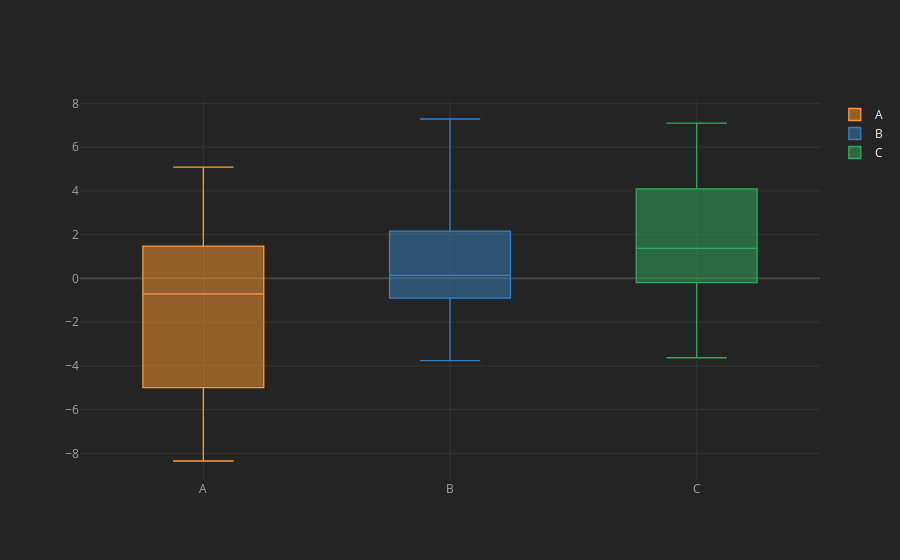

The notebook cell this image was saved under:
### Markdown cell above
# Box Plot

### Code cell
df.iplot(kind = 'box')
